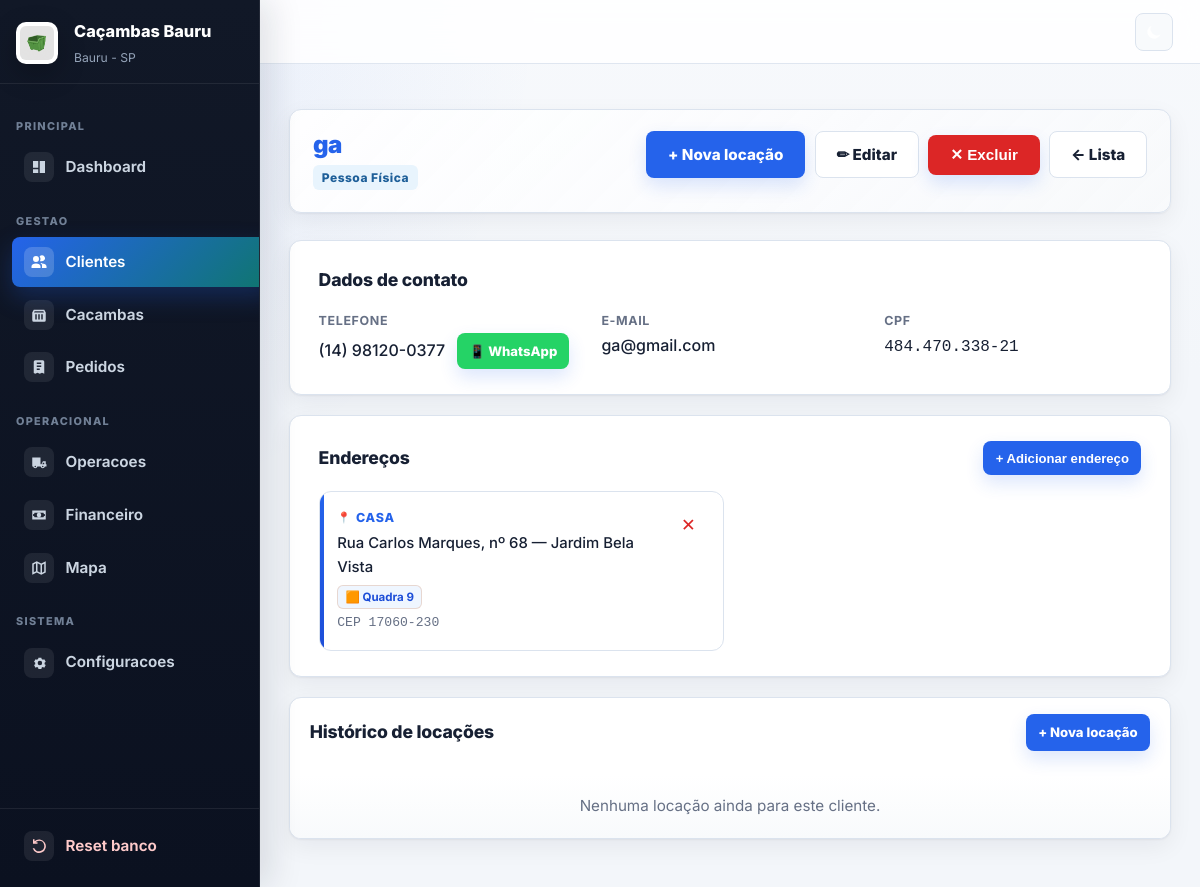
Screenshot of /clientes/1 with the database file from the repository.
### tables this page shows
CREATE TABLE clientes (
            id INTEGER PRIMARY KEY AUTOINCREMENT,
            tipo_pessoa TEXT NOT NULL DEFAULT 'pf',
            nome TEXT NOT NULL,
            cpf TEXT NOT NULL DEFAULT '',
            cnpj TEXT NOT NULL DEFAULT '',
            razao_social TEXT NOT NULL DEFAULT '',
            telefone TEXT NOT NULL,
            email TEXT DEFAULT '',
            endereco TEXT DEFAULT '',
            cep TEXT NOT NULL DEFAULT '',
            rua TEXT NOT NULL DEFAULT '',
            numero TEXT NOT NULL DEFAULT '',
            complemento TEXT NOT NULL DEFAULT ''
        );

CREATE TABLE enderecos_cliente (
            id INTEGER PRIMARY KEY AUTOINCREMENT,
            cliente_id INTEGER NOT NULL,
            cep TEXT NOT NULL DEFAULT '',
            rua TEXT NOT NULL DEFAULT '',
            quadra TEXT NOT NULL DEFAULT '',
            numero TEXT NOT NULL DEFAULT '',
            bairro TEXT NOT NULL DEFAULT '',
            complemento TEXT NOT NULL DEFAULT '',
            apelido TEXT NOT NULL DEFAULT '',
            FOREIGN KEY (cliente_id) REFERENCES clientes(id)
        );

### app.py (the view)
@app.route("/clientes/<int:cid>")
def cliente_detalhe(cid):
    conn = get_conn()
    c = conn.execute(
        "SELECT id,tipo_pessoa,nome,cpf,cnpj,razao_social,telefone,email,cep,rua,numero,complemento"
        " FROM clientes WHERE id=?", (cid,)
    ).fetchone()
    if not c:
        conn.close()
        flash("Cliente não encontrado.","erro")
        return redirect(url_for("clientes"))
    enderecos = conn.execute(
        "SELECT id,apelido,cep,rua,quadra,numero,bairro,complemento"
        " FROM enderecos_cliente WHERE cliente_id=? ORDER BY id", (cid,)
    ).fetchall()
    pedidos = conn.execute(
        """SELECT p.id,p.status,p.pago,p.capacidade_m3,p.endereco_obra,
                  p.obra_rua,p.obra_quadra,p.obra_numero,p.obra_bairro,
                  p.data_inicio,p.data_fim_prevista,p.data_fim_real,p.motorista_entrega,
                  p.motorista_retirada,p.observacoes,p.criado_em,
                  ca.codigo AS cacamba_codigo
           FROM pedidos p LEFT JOIN cacambas ca ON ca.id=p.cacamba_id
           WHERE p.cliente_id=? ORDER BY p.id DESC""", (cid,)
    ).fetchall()
    conn.close()
    return render_template("cliente_detalhe.html",
        cliente=c, enderecos=enderecos, pedidos=pedidos,
        hoje=date.today().isoformat())

### app.py (called while the page is built)
def _get_config():
    conn = get_conn()
    cfg = {r["chave"]: r["valor"] for r in conn.execute("SELECT chave,valor FROM config").fetchall()}
    conn.close()
    return cfg

def _dias_locacao(config=None):
    if config is None:
        config = _get_config()
    try:
        return max(1, min(int(config.get("dias_locacao","7")), 30))
    except ValueError:
        return 7

def _get_motoristas():
    conn = get_conn()
    rows = [r["nome"] for r in conn.execute("SELECT nome FROM motoristas ORDER BY nome").fetchall()]
    conn.close()
    return rows

### database.py (called while the page is built)
def get_conn():
    conn = sqlite3.connect(DB_PATH)
    conn.row_factory = sqlite3.Row
    conn.execute("PRAGMA foreign_keys = ON")
    conn.execute("PRAGMA journal_mode = WAL")
    conn.execute("PRAGMA synchronous = NORMAL")
    conn.execute("PRAGMA temp_store = MEMORY")
    conn.create_function("NORM", 1, _norm)
    return conn

### templates/cliente_detalhe.html (shortened to what this page needs)
{% extends "base.html" %}
{% block content %}
<section class="page-head">
  <div>
    <h2>{{ cliente.nome }}</h2>
    <p>
      <span class="badge-tipo {% if cliente.tipo_pessoa == 'pj' %}badge-pj{% else %}badge-pf{% endif %}">
        {{ 'Pessoa Jurídica' if cliente.tipo_pessoa == 'pj' else 'Pessoa Física' }}
      </span>
    </p>
  </div>
  <div class="actions">
    <a class="btn" href="{{ url_for('pedido_novo', cliente_id=cliente.id) }}">+ Nova locação</a>
    <a class="btn btn-sec" href="{{ url_for('cliente_editar', cid=cliente.id) }}">✏ Editar</a>
    <form method="post" action="{{ url_for('cliente_excluir', cid=cliente.id) }}" class="inline-form"
          onsubmit="return confirm('Excluir este cliente permanentemente?')">
      <button type="submit" class="btn btn-danger">✕ Excluir</button>
    </form>
    <a class="btn btn-sec" href="{{ url_for('clientes') }}">← Lista</a>
  </div>
</section>
<div class="card">
  <h3 class="card-title">Dados de contato</h3>
  <div class="detalhe-grid">
      <div>
        <span class="detalhe-label">Telefone</span>
        <span class="detalhe-val">
          {{ cliente.telefone }}
          {% if cliente.telefone %}
          <a href="https://wa.me/55{{ cliente.telefone|replace(' ','')|replace('(','')|replace(')','')|replace('-','') }}?text=Olá, sua caçamba será entregue hoje."
             target="_blank" class="btn btn-sm" style="margin-left:.5rem; background:#25D366; color:white; border:none;">
            📱 WhatsApp
          </a>
          {% endif %}
        </span>
      </div>
    <div>
      <span class="detalhe-label">E-mail</span>
      <span class="detalhe-val">{{ cliente.email or '—' }}</span>
    </div>
    <div>
      <span class="detalhe-label">{% if cliente.tipo_pessoa == 'pj' %}CNPJ{% else %}CPF{% endif %}</span>
      <span class="detalhe-val mono">
        {% if cliente.tipo_pessoa == 'pj' and cliente.cnpj and cliente.cnpj|length == 14 %}
          {{ cliente.cnpj[0:2] }}.{{ cliente.cnpj[2:5] }}.{{ cliente.cnpj[5:8] }}/{{ cliente.cnpj[8:12] }}-{{ cliente.cnpj[12:14] }}
        {% elif cliente.cpf and cliente.cpf|length == 11 %}
          {{ cliente.cpf[0:3] }}.{{ cliente.cpf[3:6] }}.{{ cliente.cpf[6:9] }}-{{ cliente.cpf[9:11] }}
        {% else %}—{% endif %}
      </span>
    </div>
  </div>
</div>
<div class="card">
  <div class="card-head-row">
    <h3 class="card-title">Endereços</h3>
    <button class="btn btn-sm" type="button" onclick="toggleForm('form-end')">+ Adicionar endereço</button>
  </div>
  {% if enderecos %}
  <div class="enderecos-lista">
    {% for e in enderecos %}
    <div class="endereco-item">
      <div class="endereco-info">
        {% if e.apelido %}<strong class="end-apelido">{{ e.apelido }}</strong>{% endif %}
        <span class="end-rua">
          {{ e.rua }}
          {%- if e.numero %}, nº {{ e.numero }}{% endif %}
          {%- if e.bairro %} — {{ e.bairro }}{% endif %}
        </span>
        {% if e.quadra %}
          <span class="end-quadra-badge">🟧 Quadra {{ e.quadra }}</span>
        {% endif %}
        {% if e.cep and e.cep|length == 8 %}<small class="muted mono">CEP {{ e.cep[0:5] }}-{{ e.cep[5:8] }}</small>{% endif %}
      </div>
      <form method="post" action="{{ url_for('cliente_endereco_excluir', cid=cliente.id, eid=e.id) }}"
            onsubmit="return confirm('Remover este endereço?')">
        <button type="submit" class="btn-icon-danger" title="Remover">✕</button>
      </form>
    </div>
    {% endfor %}
  </div>
  {% else %}
  <p class="muted" style="margin:.5rem 0 0; font-size:.9rem">Nenhum endereço adicional. Clique em "+ Adicionar endereço" para incluir.</p>
  {% endif %}
</div>
<div class="card table-wrap">
  <div class="card-head-row" style="padding:1rem 1.25rem .5rem">
    <h3 class="card-title">Histórico de locações</h3>
    <a class="btn btn-sm" href="{{ url_for('pedido_novo', cliente_id=cliente.id) }}">+ Nova locação</a>
  </div>
  {% if pedidos %}
  <table class="tabela-dados">
    <thead>
      <tr>
        <th>#</th>
        <th>Endereço da obra</th>
        <th>Tam.</th>
        <th>Retirada</th>
        <th>Caçamba</th>
        <th>Status</th>
        <th>Pagamento</th>
      </tr>
    </thead>
    <tbody>
      {% for p in pedidos %}
      {% set vencida = p.data_fim_prevista and p.data_fim_prevista < hoje and p.status != 'finalizado' %}
      <tr class="{% if vencida %}linha-vencida{% endif %}">
        <td class="mono">#{{ p.id }}</td>
        <td class="cel-obra-pedido">
          {{ p.obra_rua or p.endereco_obra or '—' }}
          {%- if p.obra_quadra %}, Q.{{ p.obra_quadra }}{% endif %}
          {%- if p.obra_numero %}, nº {{ p.obra_numero }}{% endif %}
          {% if p.obra_bairro %}<br><small class="muted">{{ p.obra_bairro }}</small>{% endif %}
          {% if p.observacoes %}<br><small class="muted">Obs: {{ p.observacoes }}</small>{% endif %}
        </td>
        <td><strong>{{ p.capacidade_m3 }} m³</strong></td>
        <td>
          {% if p.status in ['cancelado','finalizado'] and p.data_fim_real %}
            {{ p.data_inicio }} a {{ p.data_fim_real }}
          {% else %}
            {{ p.data_fim_prevista or 'na entrega' }}
          {% endif %}
          {% if p.motorista_entrega %}<br><small class="muted">Entregue por {{ p.motorista_entrega }}</small>{% endif %}
          {% if p.motorista_retirada %}<br><small class="muted">Retirada por {{ p.motorista_retirada }}</small>{% endif %}
          {% if vencida %}<br><span class="badge-vencido">vencida</span>{% endif %}
        </td>
        <td>{{ p.cacamba_codigo or '—' }}</td>
        <td><span class="status-chip status-{{ p.status }}">{{ p.status.replace('_',' ') }}</span></td>
        <td>
          {% if p.pago %}
            <span class="badge-pago">✓ Pago</span>
          {% else %}
            <span class="badge-nao-pago">Pendente</span>
            <form class="inline-form" method="post" action="{{ url_for('pedido_pagar', pid=p.id) }}">
              <input type="hidden" name="origem" value="cliente_{{ cliente.id }}">
              <button type="submit" class="btn-pagar">Marcar pago</button>
            </form>
          {% endif %}
        </td>
      </tr>
      {% endfor %}
    </tbody>
  </table>
  {% else %}
  <div class="empty-state">Nenhuma locação ainda para este cliente.</div>
  {% endif %}
</div>
{% endblock %}

### rows the page displays
clientes: nome "ga", tipo_pessoa "Pessoa Física", telefone "(14) 98120-0377", email "ga@gmail.com", cpf "484", cpf "470", cpf "338", cpf "21"
enderecos_cliente: apelido "CASA", rua "Rua Carlos Marques", numero "68", bairro "Jardim Bela Vista", quadra "9", cep "17060", cep "230"

### other values shown
{{ empresa_nome or 'Cacambas' }} "Caçambas Bauru"
{{ empresa_fone or 'Bauru - SP' }} "Bauru - SP"
